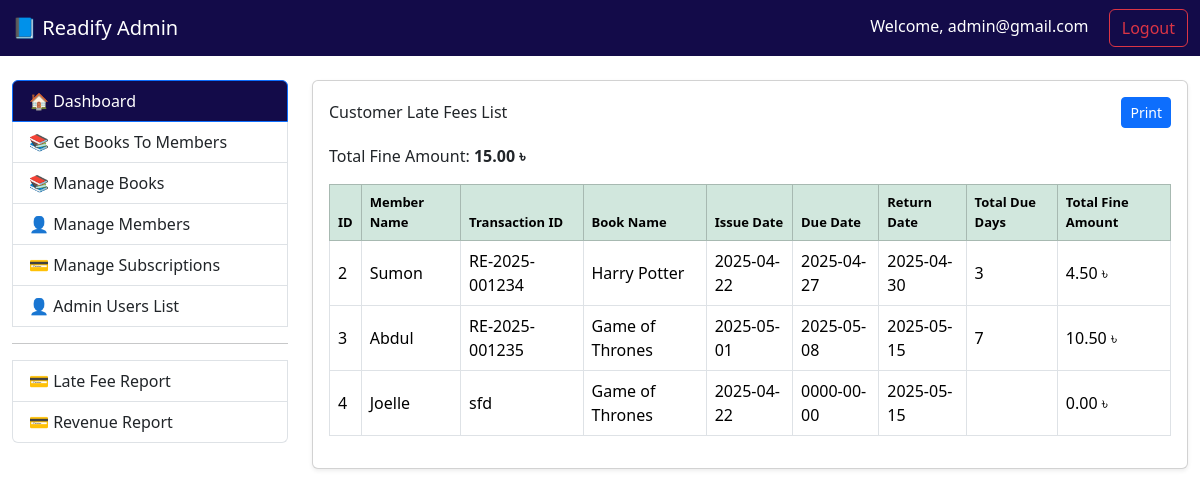
The page /late-fee (signed in) on the database its author committed.
### tables this page shows
CREATE TABLE `transactions` (
  `id` int(11) NOT NULL,
  `transaction_id` varchar(255) NOT NULL,
  `member_id` int(11) DEFAULT NULL,
  `book_id` int(11) DEFAULT NULL,
  `issue_date` date NOT NULL,
  `due_date` date NOT NULL,
  `return_date` date DEFAULT NULL,
  `fine_amount` decimal(10,2) DEFAULT 0.00,
  `status` varchar(20) NOT NULL,
  `is_approved` tinyint(1) DEFAULT 0,
  `created_at` timestamp NOT NULL DEFAULT current_timestamp(),
  `updated_at` timestamp NOT NULL DEFAULT current_timestamp() ON UPDATE current_timestamp()
);

CREATE TABLE `members` (
  `id` int(11) NOT NULL,
  `first_name` varchar(50) NOT NULL,
  `last_name` varchar(50) NOT NULL,
  `email` varchar(100) NOT NULL,
  `password` varchar(255) NOT NULL,
  `phone` varchar(15) DEFAULT NULL,
  `address` varchar(255) DEFAULT NULL,
  `verified_at` timestamp NULL DEFAULT NULL,
  `created_at` timestamp NOT NULL DEFAULT current_timestamp(),
  `updated_at` timestamp NOT NULL DEFAULT current_timestamp() ON UPDATE current_timestamp()
);

CREATE TABLE `books` (
  `id` int(11) NOT NULL,
  `title` varchar(255) NOT NULL,
  `author_id` int(11) DEFAULT NULL,
  `isbn` varchar(20) DEFAULT NULL,
  `code` varchar(20) DEFAULT NULL,
  `category_id` int(11) DEFAULT NULL,
  `quantity` int(11) NOT NULL,
  `available_quantity` int(11) NOT NULL,
  `created_at` timestamp NOT NULL DEFAULT current_timestamp(),
  `updated_at` timestamp NOT NULL DEFAULT current_timestamp() ON UPDATE current_timestamp()
);

### core/Controller.php (called while the page is built, shortened)
<?php
abstract class Controller {
    protected function view($view, $data = []) {
        extract($data);
        require_once "../views/{$view}.php";
    }
}

### controllers/CustomerSubscriptionsController.php (called while the page is built, shortened)
<?php
require_once '../core/Controller.php';
require_once '../models/CustomerSubscriptions.php';
class CustomerSubscriptionsController extends Controller {
    public function lateFee() {
        try {
            $bookModel = new CustomerSubscriptions();
            $getLateFee = $bookModel->getLateFee();
            return $this->view('late-fee', [
                'getLateFee' => $getLateFee,
            ]);
        } catch (\Exception $e) {
            error_log($e->getMessage());
            echo "An error occurred while loading the page.";
        }
    }
}

### public/index.php (called while the page is built, shortened)
<?php
require_once '../routes/web.php';

### core/Model.php (called while the page is built, shortened)
<?php
require_once __DIR__ . '/../config/Database.php';
abstract class Model {
    public function __construct() {
        $database = new Database();
        $database->connect();
        $this->db = $database->pdo;
    }
}

### config/Database.php (called while the page is built, shortened)
<?php
class Database {
    public function connect() {
        $host = 'localhost';
        $db = 'readify';
        $user = 'root';
        $pass = '';
        $charset = 'utf8mb4';
        $dsn = "mysql:host=$host;dbname=$db;charset=$charset";
        try {
            $this->pdo = new PDO($dsn, $user, $pass);
            $this->pdo->setAttribute(PDO::ATTR_ERRMODE, PDO::ERRMODE_EXCEPTION);
            return $this->pdo;
        } catch (PDOException $e) {
            die("Connection failed: " . $e->getMessage());
        }
    }
}

### models/CustomerSubscriptions.php (called while the page is built, shortened)
<?php
require_once '../core/Model.php';
class CustomerSubscriptions extends Model {
    public function getLateFee() {
        try {
            $stmt = $this->db->prepare("
                CALL get_late_fee_report()
            ");
            $stmt->execute();
            return $stmt->fetchAll(PDO::FETCH_OBJ);
        } catch (PDOException $e) {
            error_log($e->getMessage());
            return [];
        }
    }
}
?>

### views/late-fee.php (the view, shortened to what this page needs)
<?php
require_once 'layouts/page-header.php';
require_once 'layouts/navbar.php';
?>
<div class="container-fluid mt-4">
    <div class="row mt-4">
        <?php require_once 'layouts/sidebar.php'; ?>
        <div class="col-md-9">
            <div class="card shadow-sm">
                <div class="card-body" id="printableArea">
                    <div class="d-flex justify-content-between align-items-center mb-3 no-print">
                        <h6 class="mb-0">Customer Late Fees List</h6>
                        <button class="btn btn-primary btn-sm" id="print">Print</button>
                    </div>
                    <?php if (!empty($getLateFee)) : ?>
                        <?php
                        $total_fine_amount = 0;
                        foreach ($getLateFee as $row) {
                            $total_fine_amount += $row->total_fine_amount;
                        }
                        ?>
                        <p>Total Fine Amount: <b><?= number_format($total_fine_amount, 2) ?> ৳</b></p>
                        <div class="table-responsive">
                            <table class="table table-bordered table-hover align-middle">
                                <thead class="table-success">
                                    <tr>
                                        <th>ID</th>
                                        <th>Member Name</th>
                                        <th>Transaction ID</th>
                                        <th>Book Name</th>
                                        <th>Issue Date</th>
                                        <th>Due Date</th>
                                        <th>Return Date</th>
                                        <th>Total Due Days</th>
                                        <th>Total Fine Amount</th>
                                    </tr>
                                </thead>
                                <tbody>
                                    <?php foreach ($getLateFee as $subs) : ?>
                                        <tr>
                                            <td><?= htmlspecialchars($subs->id) ?></td>
                                            <td><?= htmlspecialchars($subs->member_name) ?></td>
                                            <td><?= htmlspecialchars($subs->transaction_id) ?></td>
                                            <td><?= htmlspecialchars($subs->book_name) ?></td>
                                            <td><?= htmlspecialchars($subs->issue_date) ?></td>
                                            <td><?= htmlspecialchars($subs->due_date) ?></td>
                                            <td><?= htmlspecialchars($subs->return_date) ?></td>
                                            <td><?= htmlspecialchars($subs->total_due_days) ?></td>
                                            <td><?= number_format($subs->total_fine_amount, 2) ?> ৳</td>
                                        </tr>
                                    <?php endforeach; ?>
                                </tbody>
                            </table>
                        </div>
                    <?php else : ?>
                        <div class="alert alert-info">No Customer late fees found.</div>
                    <?php endif; ?>
                </div>
            </div>
        </div>
    </div>
</div>
<?php require_once 'layouts/page-footer.php'; ?>

### views/late-fee.php (style rules this page uses)
th { font-weight: bold; font-size: 13px; }

### rows shown on the page
transactions: id "2", member.first_name "Sumon", transaction "RE-2025-001234", book.title "Harry Potter", issue_date "2025-04-22", due_date "2025-04-27", return_date "2025-04-30", total_due_days "3", total_fine_amount "4.50"
transactions: id "3", member.first_name "Abdul", transaction "RE-2025-001235", book.title "Game of Thrones", issue_date "2025-05-01", due_date "2025-05-08", return_date "2025-05-15", total_due_days "7", total_fine_amount "10.50"
transactions: id "4", member.first_name "Joelle", transaction "sfd", book.title "Game of Thrones", issue_date "2025-04-22", due_date "0000-00-00", return_date "2025-05-15", total_fine_amount "0.00"

### other values the page prints
$_SESSION['admin']['email'] "admin@gmail.com"
$total_fine_amount "15.00"
